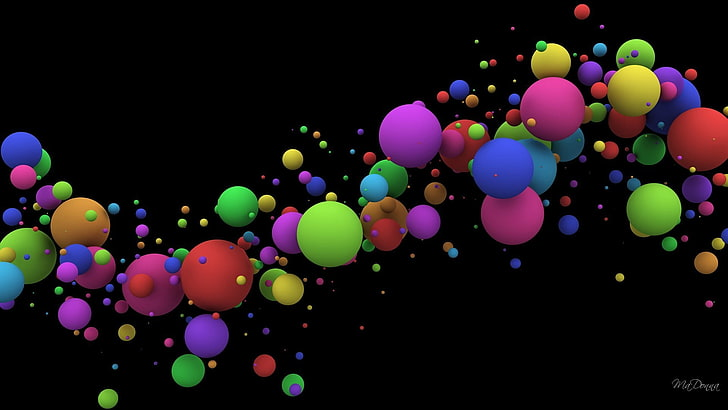
#> input picture spyder projects/data/color_balls.jpg, 728 x 410 px, found by its file name
$ python demo10_objectdet3ection.py
#> lines starting #> are read from the running program, lines starting #| are printed output that depends on the picture; after the words box and inside, x2 and y2 are one past the last pixel; in counts of white or black regions, pixels touching at a corner belong together
# -*- coding: utf-8 -*-
"""
Created on Mon Feb 13 12:48:07 2023

@author: anush
"""

#HSV(huge saturation value)

import cv2
import numpy as np

img1 = cv2.imread('E:\data\color_balls.jpg')
#> img1 is the input picture: shape (410, 728, 3); mean B, G, R 23, 21.8, 29


while True:
    hsv = cv2.cvtColor(img1,cv2.COLOR_BGR2HSV)
#> hsv: shape (410, 728, 3); mean H, S, V 34.2, 76.8, 38.8
    u_v = np.array([130,235,225])#most luminous
    l_v = np.array([110,50,50])#least luminious

    #create a mask it will filter other variables
    mask =cv2.inRange(hsv,l_v,u_v)
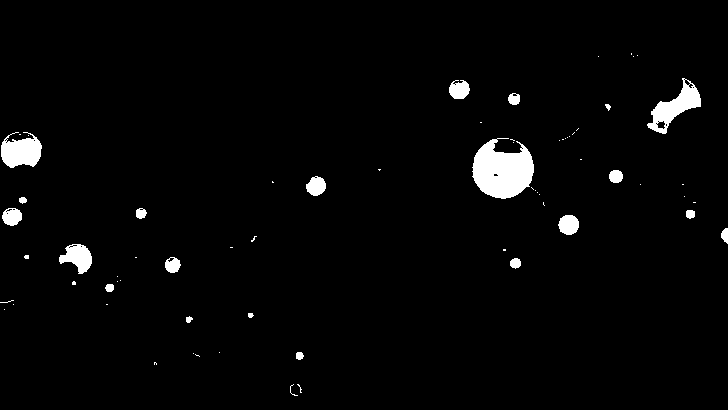
#> mask: shape (410, 728); 2.6% white; 68 white regions (47 under 20 px), largest, box (x1, y1, x2, y2) and area: (472, 138, 534, 199) 2610, (647, 78, 701, 134) 1139, (1, 132, 42, 168) 1027

    #filter mask
    res =cv2.bitwise_and(img1,img1,mask=mask)
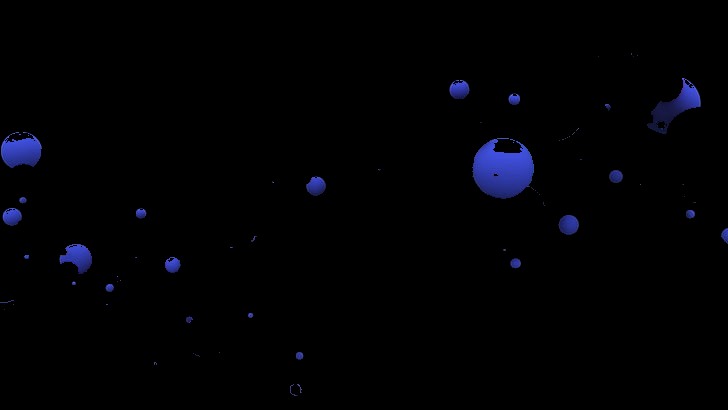
#> res: shape (410, 728, 3); mean B, G, R 3.9, 1.4, 1.2

    cv2.imshow("img1",img1)
    cv2.imshow("mask",mask)
    cv2.imshow("res",res)

    A = cv2.waitKey(1)
#> (key Esc is pressed here)
    if A == 27:
        break
cv2.destroyAllWindows()

$ run again, with spyder projects/data/aunt1.jpg copied over spyder projects/data/color_balls.jpg
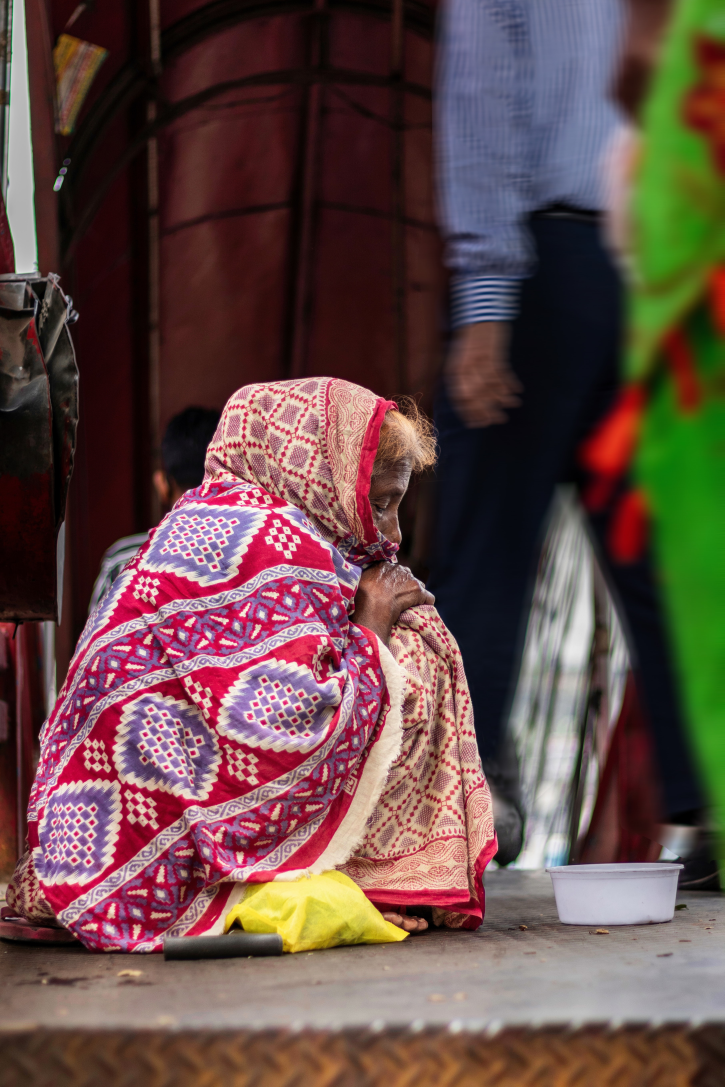
#> input picture spyder projects/data/aunt1.jpg, 3622 x 5434 px, found by its file name (shown at 1/5 size)
#> img1 is the input picture: shape (5434, 3622, 3); mean B, G, R 70.8, 74.7, 99.8
#> hsv: shape (5434, 3622, 3); mean H, S, V 75.5, 128, 108
#> `mask =cv2.inRange(hsv,l_v,u_v)`:
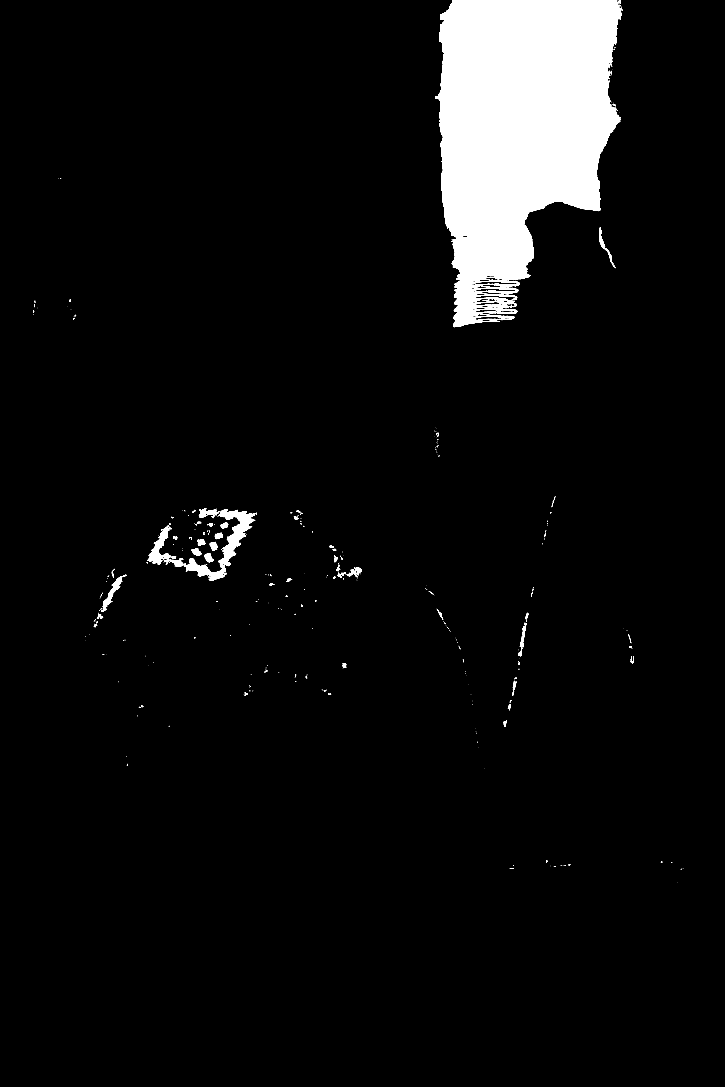
#> mask: shape (5434, 3622) (shown at 1/5 size); 5.6% white; 504 white regions (391 under 20 px), largest, box (x1, y1, x2, y2) and area: (2176, 0, 3104, 1636) 1041527, (920, 2545, 1273, 2904) 26274, (736, 2633, 858, 2825) 7993
#> `res =cv2.bitwise_and(img1,img1,mask=mask)`:
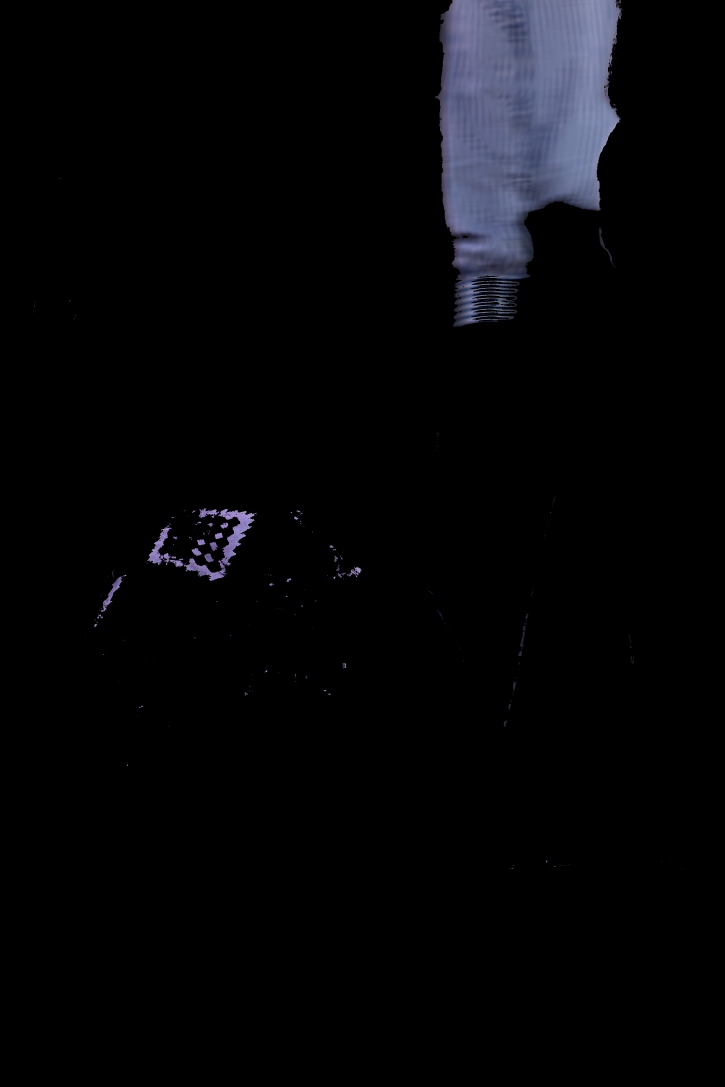
#> res: shape (5434, 3622, 3) (shown at 1/5 size); mean B, G, R 7.7, 5.7, 5.4
